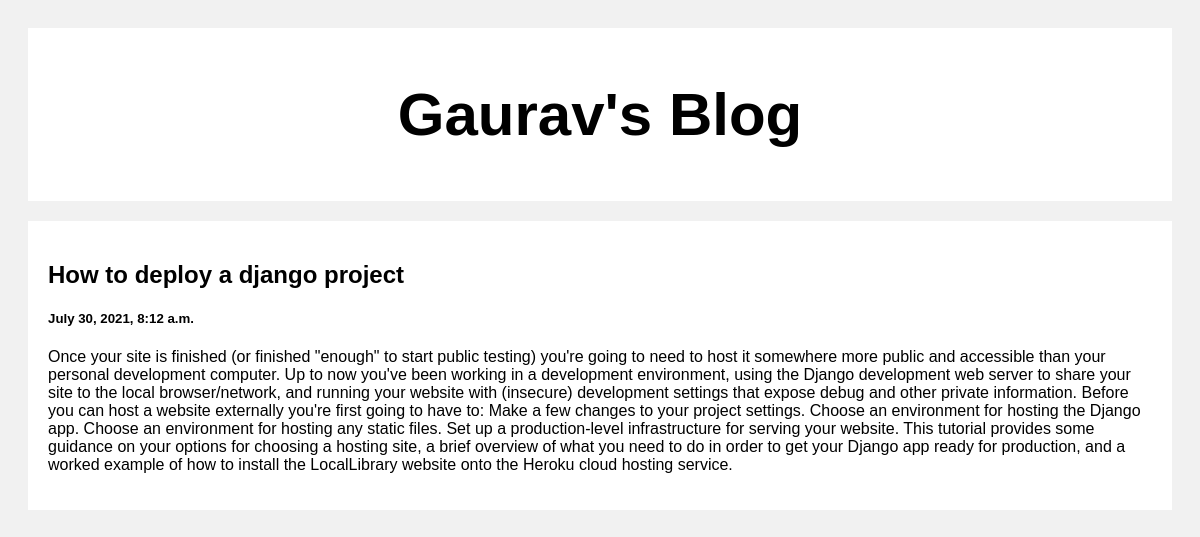
Screenshot of /post/2 with the database file from the repository.
### posts/views.py (the view)
def post(request, pk):
    posts = Post.objects.get(id=pk)
    return render(request, 'posts.html', {'posts':posts})

### templates/posts.html (shortened to what this page needs)
<!DOCTYPE html>
<html>
<head>
</head>
<body>
<div class="header">
  <h2>Gaurav's Blog</h2>
</div>
<div class="row">
  <div class="leftcolumn">
    <div class="card">
      <a style="text-decoration: none; color: black;" href="/post/{{post.id}}">
        <h2>{{posts.title}}</h2>
        <h5>{{posts.created_at}}</h5>
        <p>{{posts.body}}</p>
      </a>
    </div>
  </div>
</div>
</body>
</html>

### templates/posts.html (style rules this page uses)
* { box-sizing: border-box; }
body { font-family: Arial; padding: 20px; background: #f1f1f1; }
.header { padding: 2px; font-size: 40px; text-align: center; background: white; }
.leftcolumn { float: left; width: 100%; }
.card { background-color: white; padding: 20px; margin-top: 20px; }
.row:after { content: ""; display: table; clear: both; }

### rows the page displays
Post: title "How to deploy a django project", created_at "July 30, 2021, 8:12 a.m.", body "Once your site is finished (or finished \"enough\" to start public testing) you're going to need to host it somewhere more public and accessible than your personal development computer. Up to now you've been working in a development environment, using the Django development web server to share your site to the local browser/network, and running your website with (insecure) development settings that expose debug and other private information. Before you can host a website externally you're first going to have to: Make a few changes to your project settings. Choose an environment for hosting the Django app. Choose an environment for hosting any static files. Set up a production-level…"
